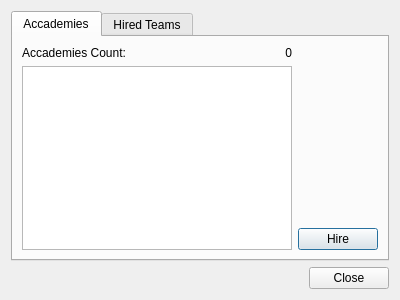
<?xml version="1.0" encoding="UTF-8"?>
<ui version="4.0">
 <class>CorpInfo</class>
 <widget class="QDialog" name="CorpInfo">
  <property name="geometry">
   <rect>
    <x>0</x>
    <y>0</y>
    <width>400</width>
    <height>300</height>
   </rect>
  </property>
  <property name="windowTitle">
   <string>Dialog</string>
  </property>
  <layout class="QVBoxLayout" name="verticalLayout">
   <item>
    <widget class="QTabWidget" name="Tab">
     <property name="currentIndex">
      <number>0</number>
     </property>
     <widget class="QWidget" name="TabAccademies">
      <attribute name="title">
       <string>Accademies</string>
      </attribute>
      <layout class="QHBoxLayout" name="horizontalLayout_2">
       <item>
        <layout class="QVBoxLayout" name="verticalLayout_3">
         <item>
          <layout class="QHBoxLayout" name="horizontalLayout">
           <item>
            <widget class="QLabel" name="LabelAccCount">
             <property name="text">
              <string>Accademies Count:</string>
             </property>
            </widget>
           </item>
           <item>
            <widget class="QLabel" name="LabelAccCountNum">
             <property name="text">
              <string>0</string>
             </property>
             <property name="alignment">
              <set>Qt::AlignRight|Qt::AlignTrailing|Qt::AlignVCenter</set>
             </property>
            </widget>
           </item>
          </layout>
         </item>
         <item>
          <widget class="QListWidget" name="ListHireble"/>
         </item>
        </layout>
       </item>
       <item>
        <layout class="QVBoxLayout" name="verticalLayout_2">
         <item>
          <spacer name="verticalSpacer">
           <property name="orientation">
            <enum>Qt::Vertical</enum>
           </property>
           <property name="sizeHint" stdset="0">
            <size>
             <width>20</width>
             <height>40</height>
            </size>
           </property>
          </spacer>
         </item>
         <item>
          <widget class="QPushButton" name="ButtonHire">
           <property name="text">
            <string>Hire</string>
           </property>
          </widget>
         </item>
        </layout>
       </item>
      </layout>
     </widget>
     <widget class="QWidget" name="TabHired">
      <attribute name="title">
       <string>Hired Teams</string>
      </attribute>
      <layout class="QHBoxLayout" name="horizontalLayout_3">
       <item>
        <widget class="QListWidget" name="ListHired"/>
       </item>
       <item>
        <layout class="QVBoxLayout" name="verticalLayout_4">
         <item>
          <spacer name="verticalSpacer_2">
           <property name="orientation">
            <enum>Qt::Vertical</enum>
           </property>
           <property name="sizeHint" stdset="0">
            <size>
             <width>20</width>
             <height>40</height>
            </size>
           </property>
          </spacer>
         </item>
         <item>
          <widget class="QPushButton" name="ButtonFired">
           <property name="text">
            <string>Fire</string>
           </property>
          </widget>
         </item>
        </layout>
       </item>
      </layout>
     </widget>
    </widget>
   </item>
   <item>
    <widget class="QDialogButtonBox" name="buttonBox">
     <property name="orientation">
      <enum>Qt::Horizontal</enum>
     </property>
     <property name="standardButtons">
      <set>QDialogButtonBox::Close</set>
     </property>
    </widget>
   </item>
  </layout>
 </widget>
 <resources/>
 <connections>
  <connection>
   <sender>buttonBox</sender>
   <signal>accepted()</signal>
   <receiver>CorpInfo</receiver>
   <slot>accept()</slot>
   <hints>
    <hint type="sourcelabel">
     <x>248</x>
     <y>254</y>
    </hint>
    <hint type="destinationlabel">
     <x>157</x>
     <y>274</y>
    </hint>
   </hints>
  </connection>
  <connection>
   <sender>buttonBox</sender>
   <signal>rejected()</signal>
   <receiver>CorpInfo</receiver>
   <slot>reject()</slot>
   <hints>
    <hint type="sourcelabel">
     <x>316</x>
     <y>260</y>
    </hint>
    <hint type="destinationlabel">
     <x>286</x>
     <y>274</y>
    </hint>
   </hints>
  </connection>
 </connections>
</ui>
